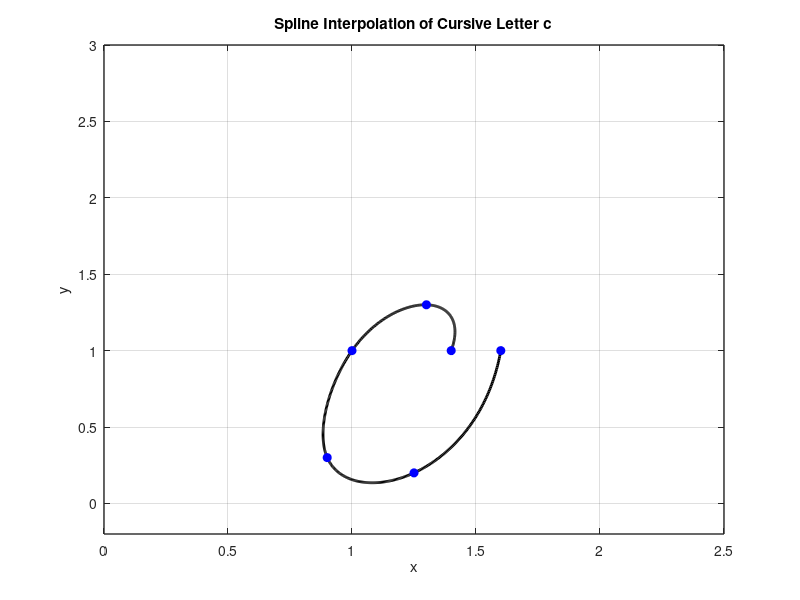

The MATLAB source for this figure:
x = [1.4 1.3 1 0.9 1.25 1.6];
y = [1 1.3 1 0.3 0.2 1];

n = length(x);
t = 0:n-1; % Parametric coordinate t
tt = 0:0.01:n-1; % More dense coordinate tt for spline interpolation

% Compute spline interpolation
xx = spline(t, x, tt);
yy = spline(t, y, tt);

% Plot settings
figure(1)
plot(xx, yy, 'k', 'LineWidth', 2) % plot spline
hold on
plot(x, y, 'bo', 'MarkerFaceColor', 'b') % plot data points
axis([0 2.5 -0.2 3])
grid on
title('Spline Interpolation of Cursive Letter c')
xlabel('x')
ylabel('y')
set(gca, 'FontSize', 10, 'LineWidth', 1)
grid on